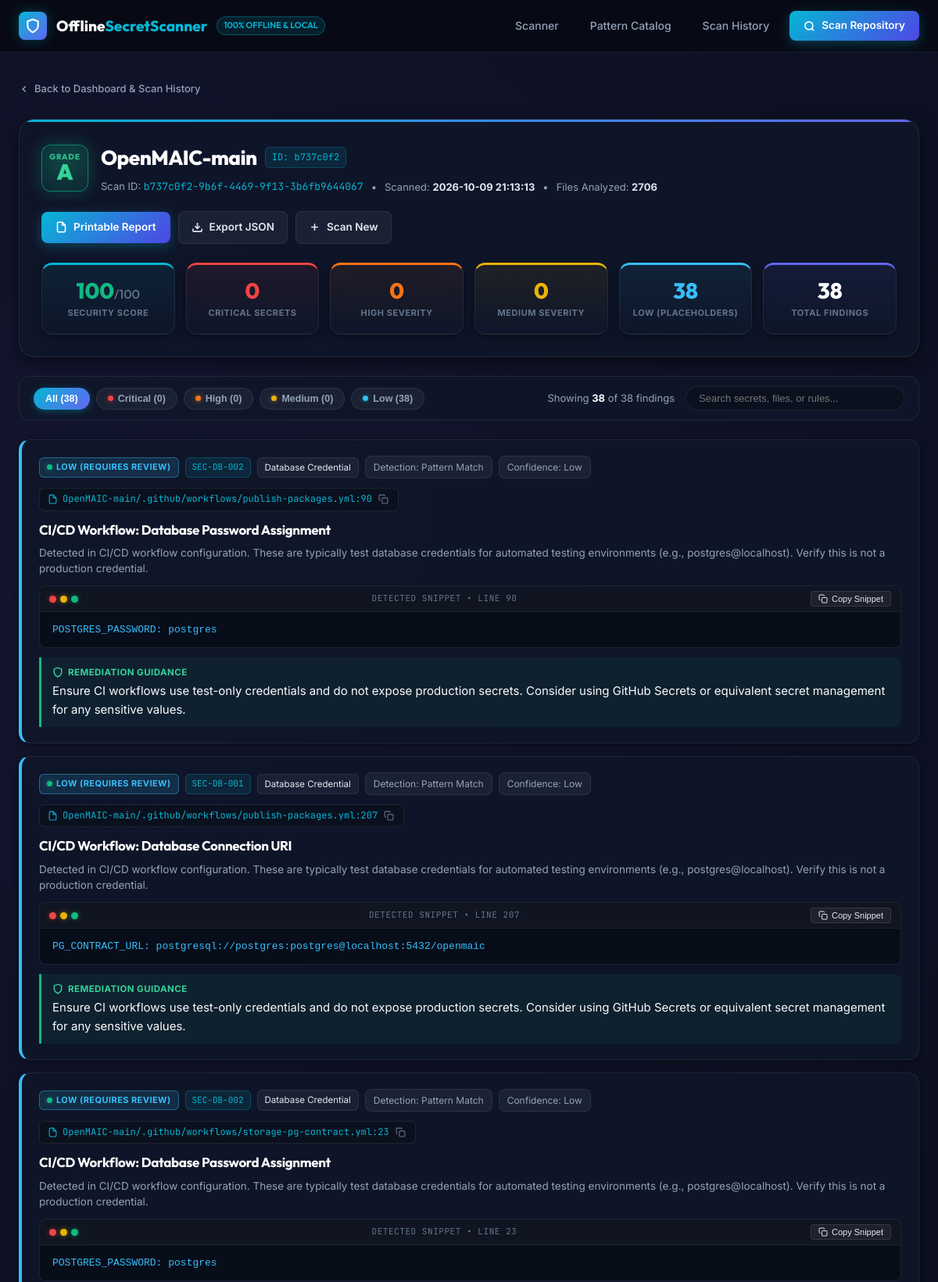
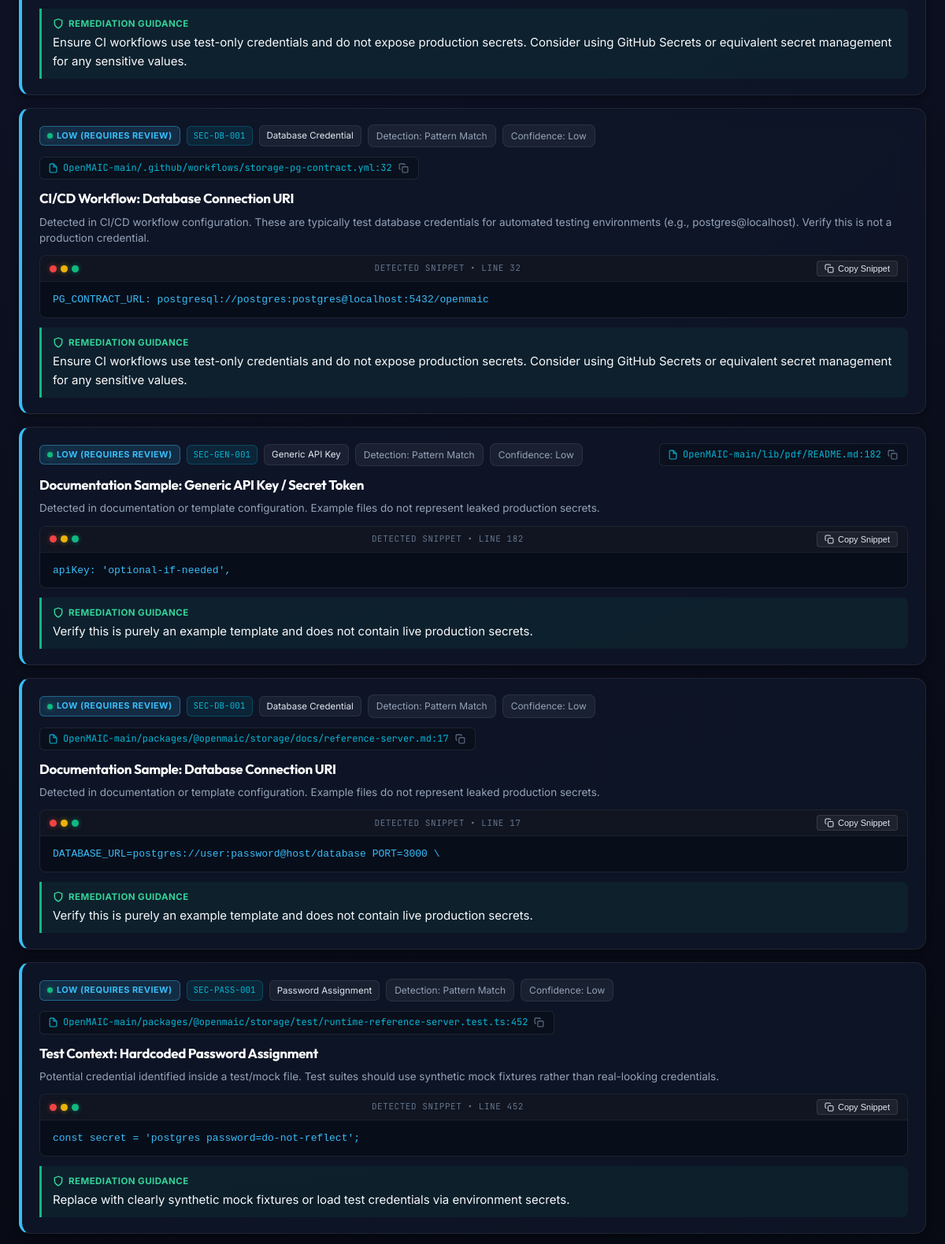
The app's page /results/b737c0f2-9b6f-4469-9f13-3b6fb9644067 (upper part) with its own data (2 pictures, top to bottom).
### tables this page shows
CREATE TABLE scans (
            id INTEGER PRIMARY KEY AUTOINCREMENT,
            scan_id TEXT UNIQUE NOT NULL,
            project_name TEXT NOT NULL,
            file_size INTEGER DEFAULT 0,
            total_files INTEGER DEFAULT 0,
            security_score INTEGER NOT NULL,
            rating_grade TEXT NOT NULL,
            critical_count INTEGER DEFAULT 0,
            high_count INTEGER DEFAULT 0,
            medium_count INTEGER DEFAULT 0,
            low_count INTEGER DEFAULT 0,
            total_findings INTEGER DEFAULT 0,
            categories_summary TEXT,
            created_at TIMESTAMP DEFAULT CURRENT_TIMESTAMP
        );

CREATE TABLE findings (
            id INTEGER PRIMARY KEY AUTOINCREMENT,
            scan_id TEXT NOT NULL,
            category TEXT NOT NULL,
            rule_id TEXT NOT NULL,
            title TEXT NOT NULL,
            severity TEXT NOT NULL,
            file_path TEXT NOT NULL,
            line_number INTEGER DEFAULT 0,
            code_snippet TEXT,
            description TEXT,
            remediation TEXT,
            cwe_id TEXT, secret_type TEXT DEFAULT 'Secret', detection_method TEXT DEFAULT 'Pattern Match', confidence TEXT DEFAULT 'High',
            FOREIGN KEY (scan_id) REFERENCES scans (scan_id) ON DELETE CASCADE
        );

### dashboard/app.py (the view)
@app.route("/results/<scan_id>")
def results(scan_id):
    scan_data = get_scan(scan_id)
    if not scan_data:
        flash("Audit scan results not found or expired.", "danger")
        return redirect(url_for("index"))
    return render_template("results.html", scan=scan_data)

### database/db.py (called while the page is built)
def get_db_connection(db_path=None):
    if db_path is None:
        db_path = DEFAULT_DB_PATH
    os.makedirs(os.path.dirname(os.path.abspath(db_path)), exist_ok=True)
    conn = sqlite3.connect(db_path)
    conn.row_factory = sqlite3.Row
    return conn

def get_scan(scan_id, db_path=None):
    conn = get_db_connection(db_path)
    cursor = conn.cursor()
    cursor.execute("SELECT * FROM scans WHERE scan_id = ?", (scan_id,))
    scan_row = cursor.fetchone()
    if not scan_row:
        conn.close()
        return None
    scan = dict(scan_row)
    try:
        scan["categories_summary"] = json.loads(scan["categories_summary"] or "{}")
    except Exception:
        scan["categories_summary"] = {}
    cursor.execute("""
        SELECT * FROM findings WHERE scan_id = ?
        ORDER BY CASE severity
            WHEN 'Critical' THEN 1
            WHEN 'High' THEN 2
            WHEN 'Medium' THEN 3
            WHEN 'Low' THEN 4
            ELSE 5 END, id ASC
    """, (scan_id,))
    finding_rows = cursor.fetchall()
    scan["findings"] = [dict(f) for f in finding_rows]
    conn.close()
    return scan

### templates/results.html (shortened to what this page needs)
{% extends "base.html" %}
{% block content %}
<div class="container" style="padding-top: 20px; padding-bottom: 60px;">
  <div style="margin-bottom: 16px;">
    <a href="{{ url_for('index') }}" style="display: inline-flex; align-items: center; gap: 6px; font-size: 13px; color: var(--text-secondary); font-weight: 500;">
      <svg width="14" height="14" viewBox="0 0 24 24" fill="none" stroke="currentColor" stroke-width="2.5"><polyline points="15 18 9 12 15 6"></polyline></svg>
      Back to Dashboard &amp; Scan History
    </a>
  </div>
  <div class="result-header">
    <div style="display: flex; justify-content: space-between; align-items: center; flex-wrap: wrap; gap: 20px;">
      <div style="display: flex; align-items: center; gap: 16px; flex-wrap: wrap;">
        <div class="grade-badge-large grade-{{ scan.rating_grade.lower() }}">
          <span style="font-size: 10px; font-weight: 800; text-transform: uppercase; letter-spacing: 0.08em; opacity: 0.85;">Grade</span>
          <span style="font-size: 28px; font-weight: 900; line-height: 1;">{{ scan.rating_grade }}</span>
        </div>
        <div>
          <div style="display: flex; align-items: center; gap: 10px; flex-wrap: wrap; margin-bottom: 6px;">
            <h1 style="font-size: 26px; font-weight: 800; color: #fff; margin: 0;">{{ scan.project_name }}</h1>
            <span class="badge-code" style="font-size: 12px;">ID: {{ scan.scan_id[:8] }}</span>
          </div>
          <div style="display: flex; align-items: center; gap: 10px; font-size: 13px; color: var(--text-secondary); flex-wrap: wrap;">
            <span>Scan ID: <code style="color: var(--accent-cyan); font-family: var(--font-mono);">{{ scan.scan_id }}</code></span>
            <span>&bull;</span>
            <span>Scanned: <strong style="color: var(--text-light);">{{ scan.created_at }}</strong></span>
            <span>&bull;</span>
            <span>Files Analyzed: <strong style="color: var(--text-light);">{{ scan.total_files }}</strong></span>
          </div>
        </div>
      </div>
      <div style="display: flex; gap: 10px; align-items: center; flex-wrap: wrap;">
        <a href="{{ url_for('report', scan_id=scan.scan_id) }}" class="btn-primary" style="padding: 9px 18px; font-size: 13.5px;">
          <svg width="15" height="15" viewBox="0 0 24 24" fill="none" stroke="currentColor" stroke-width="2.5">
            <path d="M14 2H6a2 2 0 0 0-2 2v16a2 2 0 0 0 2 2h12a2 2 0 0 0 2-2V8z"></path>
            <polyline points="14 2 14 8 20 8"></polyline>
          </svg>
          Printable Report
        </a>
        <a href="{{ url_for('export_json', scan_id=scan.scan_id) }}" class="btn-outline" style="padding: 9px 16px; font-size: 13.5px;">
          <svg width="15" height="15" viewBox="0 0 24 24" fill="none" stroke="currentColor" stroke-width="2.5">
            <path d="M21 15v4a2 2 0 0 1-2 2H5a2 2 0 0 1-2-2v-4"></path>
            <polyline points="7 10 12 15 17 10"></polyline>
            <line x1="12" y1="15" x2="12" y2="3"></line>
          </svg>
          Export JSON
        </a>
        <a href="{{ url_for('index') }}#upload-section" class="btn-outline" style="padding: 9px 16px; font-size: 13.5px;">
          <svg width="15" height="15" viewBox="0 0 24 24" fill="none" stroke="currentColor" stroke-width="2.5">
            <line x1="12" y1="5" x2="12" y2="19"></line>
            <line x1="5" y1="12" x2="19" y2="12"></line>
          </svg>
          Scan New
        </a>
      </div>
    </div>
    <div class="metrics-grid">
      <div class="metric-card metric-card-score">
        <div class="metric-val" style="color: {% if scan.security_score >= 90 %}var(--accent-emerald){% elif scan.security_score >= 70 %}var(--accent-amber){% else %}var(--sev-critical){% endif %};">
          {{ scan.security_score }}<span style="font-size: 16px; font-weight: 500; color: var(--text-muted);">/100</span>
        </div>
        <div class="metric-title">Security Score</div>
      </div>
      <div class="metric-card metric-card-critical">
        <div class="metric-val" style="color: var(--sev-critical);">{{ scan.critical_count }}</div>
        <div class="metric-title">Critical Secrets</div>
      </div>
      <div class="metric-card metric-card-high">
        <div class="metric-val" style="color: var(--sev-high);">{{ scan.high_count }}</div>
        <div class="metric-title">High Severity</div>
      </div>
      <div class="metric-card metric-card-medium">
        <div class="metric-val" style="color: var(--sev-medium);">{{ scan.medium_count }}</div>
        <div class="metric-title">Medium Severity</div>
      </div>
      <div class="metric-card metric-card-low">
        <div class="metric-val" style="color: var(--sev-low);">{{ scan.low_count }}</div>
        <div class="metric-title">Low (Placeholders)</div>
      </div>
      <div class="metric-card metric-card-total">
        <div class="metric-val" style="color: #ffffff;">{{ scan.total_findings }}</div>
        <div class="metric-title">Total Findings</div>
      </div>
    </div>
  </div>
  <div class="filter-toolbar">
    <div class="filter-group">
      <button class="filter-btn active" data-filter="all">
        All ({{ scan.findings|length }})
      </button>
      <button class="filter-btn" data-filter="Critical">
        <span class="filter-dot dot-red"></span>
        Critical ({{ scan.critical_count }})
      </button>
      <button class="filter-btn" data-filter="High">
        <span class="filter-dot dot-yellow" style="background: var(--sev-high);"></span>
        High ({{ scan.high_count }})
      </button>
      <button class="filter-btn" data-filter="Medium">
        <span class="filter-dot dot-yellow"></span>
        Medium ({{ scan.medium_count }})
      </button>
      <button class="filter-btn" data-filter="Low">
        <span class="filter-dot dot-green" style="background: var(--sev-low);"></span>
        Low ({{ scan.low_count }})
      </button>
    </div>
    <div style="display: flex; align-items: center; gap: 14px; flex-wrap: wrap;">
      <span id="filterCounter" style="font-size: 13px; color: var(--text-secondary);">
        Showing <strong id="visibleCount" style="color: #fff;">{{ scan.findings|length }}</strong> of {{ scan.findings|length }} findings
      </span>
      <input type="text" id="findingSearch" class="search-box" placeholder="Search secrets, files, or rules...">
    </div>
  </div>
  {% if scan.findings %}
    <div id="findingsContainer" style="display: flex; flex-direction: column;">
      {% for f in scan.findings %}
        <div class="finding-card severity-border-{{ f.severity.lower() }}" data-severity="{{ f.severity }}">
          <div class="finding-top-bar">
            <div class="finding-badges">
              <span class="badge badge-{{ f.severity.lower() }}">
                <span class="filter-dot dot-{{ 'red' if f.severity == 'Critical' else 'yellow' if f.severity in ['High', 'Medium'] else 'green' }}"></span>
                {{ f.severity }}{% if f.confidence == 'Low' %} (Requires Review){% endif %}
              </span>
              <span class="badge-code">{{ f.rule_id }}</span>
              <span class="badge-category">{{ f.secret_type or 'Secret' }}</span>
              <span class="meta-pill">Detection: {{ f.detection_method or 'Pattern Match' }}</span>
              <span class="meta-pill">Confidence: {{ f.confidence or 'High' }}</span>
            </div>
            <div class="finding-location">
              <svg width="13" height="13" viewBox="0 0 24 24" fill="none" stroke="currentColor" stroke-width="2"><path d="M13 2H6a2 2 0 0 0-2 2v16a2 2 0 0 0 2 2h12a2 2 0 0 0 2-2V9z"></path><polyline points="13 2 13 9 20 9"></polyline></svg>
              <span>{{ f.file_path }}:{{ f.line_number }}</span>
              <button type="button" class="btn-copy-path" data-path="{{ f.file_path }}:{{ f.line_number }}" title="Copy file path & line">
                <svg width="13" height="13" viewBox="0 0 24 24" fill="none" stroke="currentColor" stroke-width="2"><rect x="9" y="9" width="13" height="13" rx="2" ry="2"></rect><path d="M5 15H4a2 2 0 0 1-2-2V4a2 2 0 0 1 2-2h9a2 2 0 0 1 2 2v1"></path></svg>
              </button>
            </div>
          </div>
          <h3 class="finding-headline">{{ f.title }}</h3>
          <p class="finding-description">{{ f.description }}</p>
          {% if f.code_snippet %}
            <div class="snippet-terminal">
              <div class="snippet-terminal-bar">
                <div class="terminal-dots">
                  <span class="terminal-dot dot-red"></span>
                  <span class="terminal-dot dot-yellow"></span>
                  <span class="terminal-dot dot-green"></span>
                </div>
                <div class="terminal-label">Detected Snippet &bull; Line {{ f.line_number }}</div>
                <button type="button" class="btn-copy-snippet" data-snippet="{{ f.code_snippet }}">
                  <svg width="12" height="12" viewBox="0 0 24 24" fill="none" stroke="currentColor" stroke-width="2"><rect x="9" y="9" width="13" height="13" rx="2" ry="2"></rect><path d="M5 15H4a2 2 0 0 1-2-2V4a2 2 0 0 1 2-2h9a2 2 0 0 1 2 2v1"></path></svg>
                  <span>Copy Snippet</span>
                </button>
              </div>
              <pre class="code-snippet"><code>{{ f.code_snippet }}</code></pre>
            </div>
          {% endif %}
          {% if f.remediation %}
            <div class="remediation-box">
              <div class="remediation-header">
                <svg width="14" height="14" viewBox="0 0 24 24" fill="none" stroke="currentColor" stroke-width="2.5"><path d="M12 22s8-4 8-10V5l-8-3-8 3v7c0 6 8 10 8 10z"/></svg>
                <span>REMEDIATION GUIDANCE</span>
              </div>
              <div class="remediation-text">{{ f.remediation }}</div>
            </div>
          {% endif %}
        </div>
      {% endfor %}
    </div>
  {% endif %}
</div>
{% endblock %}

### records on screen
scans: rating_grade "A", project_name "OpenMAIC-main", scan_id "b737c0f2-9b6f-4469-9f13-3b6fb9644067", created_at "2026-10-09 21:13:13", total_files "2706", security_score "100", critical_count "0", high_count "0", medium_count "0", low_count "38", total_findings "38"
findings: severity "LOW", shows "(REQUIRES REVIEW)", rule_id "SEC-DB-002", secret_type "Database Credential", detection_method "Pattern Match", confidence "Low", file_path "OpenMAIC-main/.github/workflows/publish-packages.yml", line_number "90", title "CI/CD Workflow: Database Password Assignment", description "Detected in CI/CD workflow configuration. These are typically test database credentials for automated testing environments (e.g., postgres@localhost). Verify this is not a production credential.", code_snippet "POSTGRES_PASSWORD: postgres", remediation "Ensure CI workflows use test-only credentials and do not expose production secrets. Consider using GitHub Secrets or equivalent secret management for any sensitive values."
findings: severity "LOW", shows "(REQUIRES REVIEW)", rule_id "SEC-DB-001", secret_type "Database Credential", detection_method "Pattern Match", confidence "Low", file_path "OpenMAIC-main/.github/workflows/publish-packages.yml", line_number "207", title "CI/CD Workflow: Database Connection URI", description "Detected in CI/CD workflow configuration. These are typically test database credentials for automated testing environments (e.g., postgres@localhost). Verify this is not a production credential.", code_snippet "PG_CONTRACT_URL: postgresql://postgres:postgres@localhost:5432/openmaic", remediation "Ensure CI workflows use test-only credentials and do not expose production secrets. Consider using GitHub Secrets or equivalent secret management for any sensitive values."
findings: severity "LOW", shows "(REQUIRES REVIEW)", rule_id "SEC-DB-002", secret_type "Database Credential", detection_method "Pattern Match", confidence "Low", file_path "OpenMAIC-main/.github/workflows/storage-pg-contract.yml", line_number "23", title "CI/CD Workflow: Database Password Assignment", description "Detected in CI/CD workflow configuration. These are typically test database credentials for automated testing environments (e.g., postgres@localhost). Verify this is not a production credential.", code_snippet "POSTGRES_PASSWORD: postgres", remediation "Ensure CI workflows use test-only credentials and do not expose production secrets. Consider using GitHub Secrets or equivalent secret management for any sensitive values."
findings: severity "LOW", shows "(REQUIRES REVIEW)", rule_id "SEC-DB-001", secret_type "Database Credential", detection_method "Pattern Match", confidence "Low", file_path "OpenMAIC-main/.github/workflows/storage-pg-contract.yml", line_number "32", title "CI/CD Workflow: Database Connection URI", description "Detected in CI/CD workflow configuration. These are typically test database credentials for automated testing environments (e.g., postgres@localhost). Verify this is not a production credential.", code_snippet "PG_CONTRACT_URL: postgresql://postgres:postgres@localhost:5432/openmaic", remediation "Ensure CI workflows use test-only credentials and do not expose production secrets. Consider using GitHub Secrets or equivalent secret management for any sensitive values."
findings: severity "LOW", shows "(REQUIRES REVIEW)", rule_id "SEC-GEN-001", secret_type "Generic API Key", detection_method "Pattern Match", confidence "Low", file_path "OpenMAIC-main/lib/pdf/README.md", line_number "182", title "Documentation Sample: Generic API Key / Secret Token", description "Detected in documentation or template configuration. Example files do not represent leaked production secrets.", code_snippet "apiKey: 'optional-if-needed',", remediation "Verify this is purely an example template and does not contain live production secrets."
findings: severity "LOW", shows "(REQUIRES REVIEW)", rule_id "SEC-DB-001", secret_type "Database Credential", detection_method "Pattern Match", confidence "Low", file_path "OpenMAIC-main/packages/@openmaic/storage/docs/reference-server.md", line_number "17", title "Documentation Sample: Database Connection URI", description "Detected in documentation or template configuration. Example files do not represent leaked production secrets.", code_snippet "DATABASE_URL=postgres://user:password@host/database PORT=3000 \\", remediation "Verify this is purely an example template and does not contain live production secrets."
findings: severity "LOW", shows "(REQUIRES REVIEW)", rule_id "SEC-PASS-001", secret_type "Password Assignment", detection_method "Pattern Match", confidence "Low", file_path "OpenMAIC-main/packages/@openmaic/storage/test/runtime-reference-server.test.ts", line_number "452", title "Test Context: Hardcoded Password Assignment", description "Potential credential identified inside a test/mock file. Test suites should use synthetic mock fixtures rather than real-looking credentials.", code_snippet "const secret = 'postgres password=do-not-reflect';", remediation "Replace with clearly synthetic mock fixtures or load test credentials via environment secrets."

### other values on screen
{{ scan.scan_id[:8] }} "b737c0f2"
{{ scan.findings|length }} "38"
